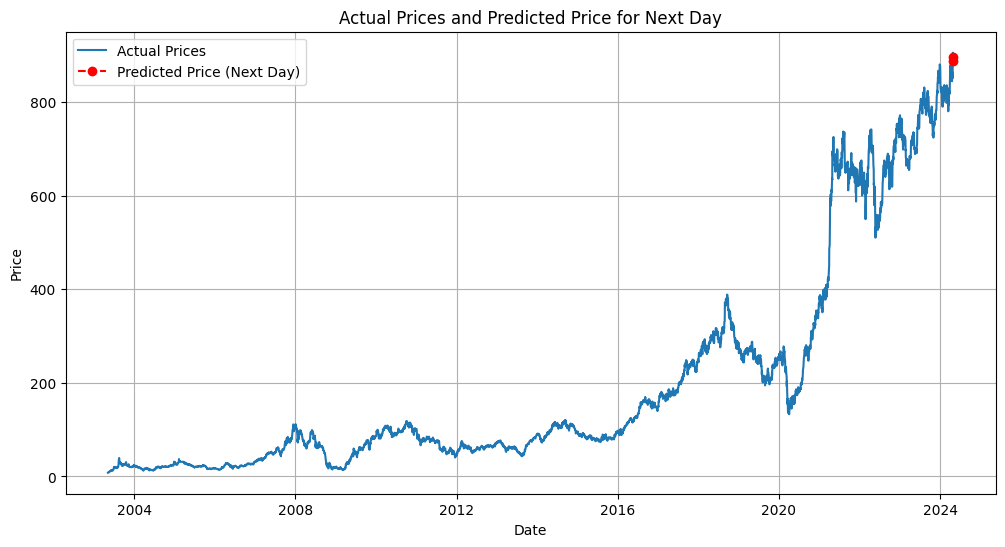

This chart was generated by the following Python code:
plt.figure(figsize=(12, 6))
plt.plot(nifty.index, nifty['Close'], label='Actual Prices')
plt.plot([nifty.index[-1], nifty.index[-1] + pd.DateOffset(days=1)], 
         [nifty['Close'].iloc[-1], predicted_price_next_day], 
         color='red', marker='o', linestyle='--', label='Predicted Price (Next Day)')

plt.title('Actual Prices and Predicted Price for Next Day')
plt.xlabel('Date')
plt.ylabel('Price')
plt.legend()
plt.grid(True)
plt.show()
